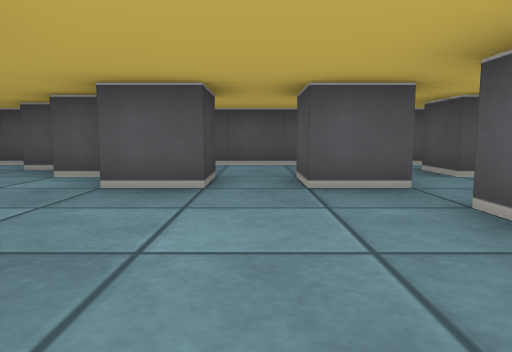
view 1 (above)

24 first-person views from a walk through a cub3D maze. The camera is about half as high as the walls, tilts 6° down and sees 70° across. The floor is counted in squares. Each view is taken from the middle of a square. On the plan, view 1 faces up. The plan holds only what a view shows up to about 9 squares ahead; the rest is blank.

view 2
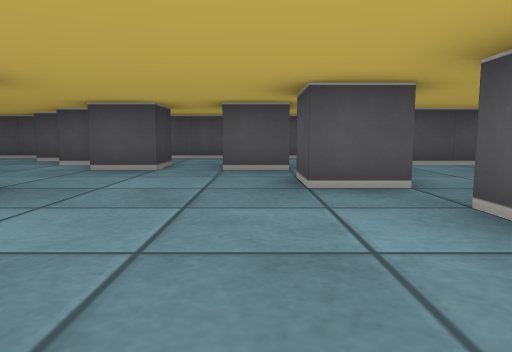

view 3
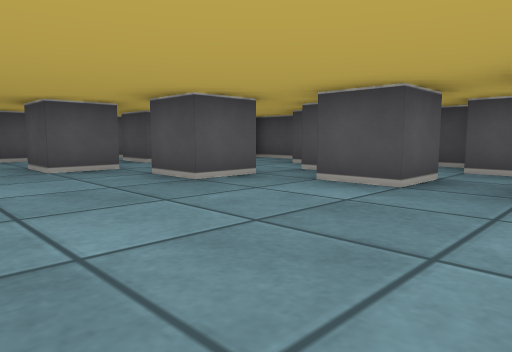

view 4
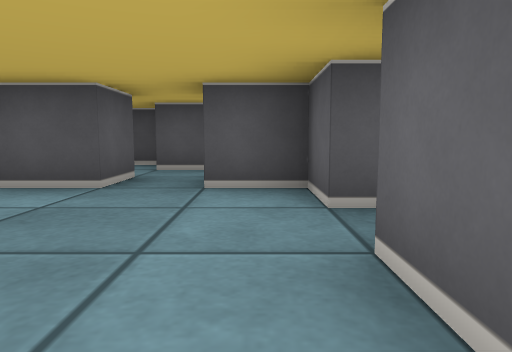

view 5
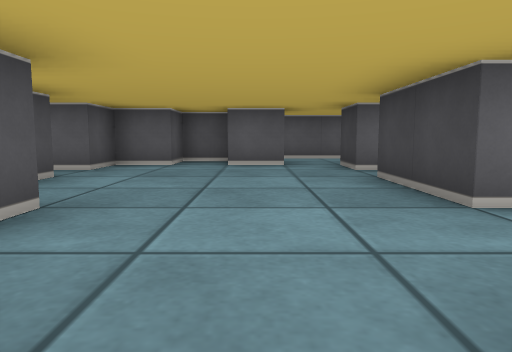

view 6
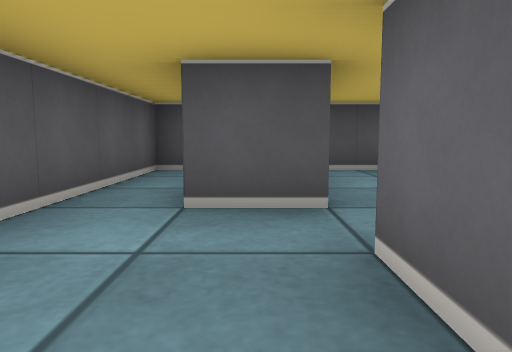

view 7
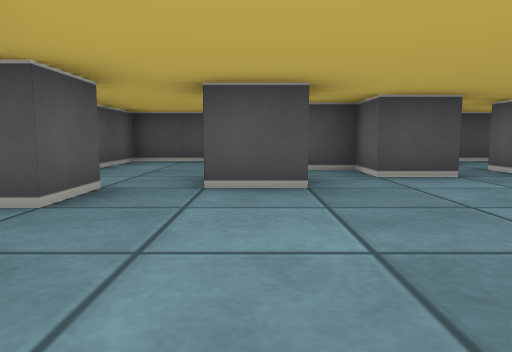

view 8
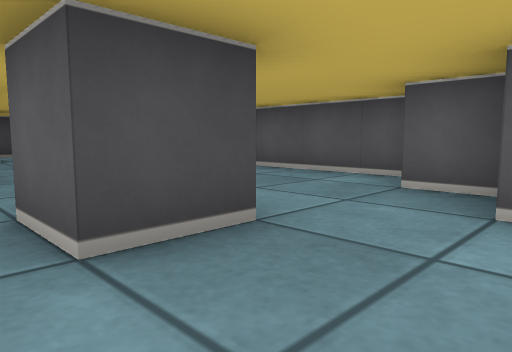

view 9
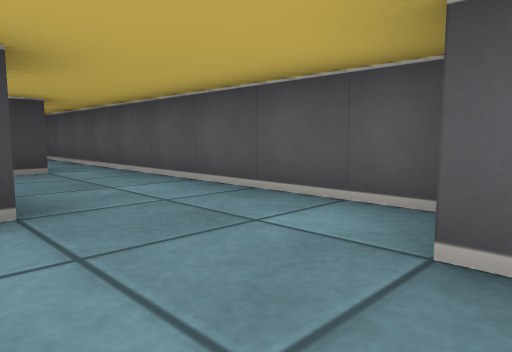

view 10
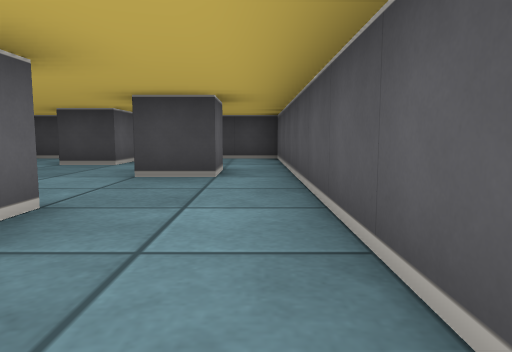

view 11
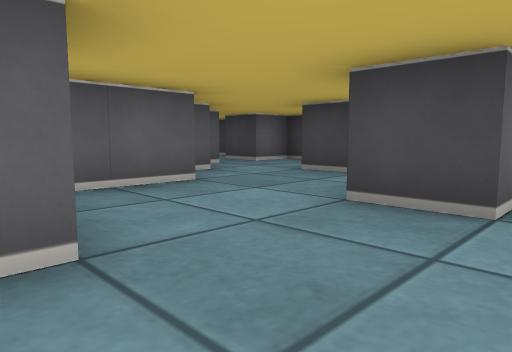

view 12
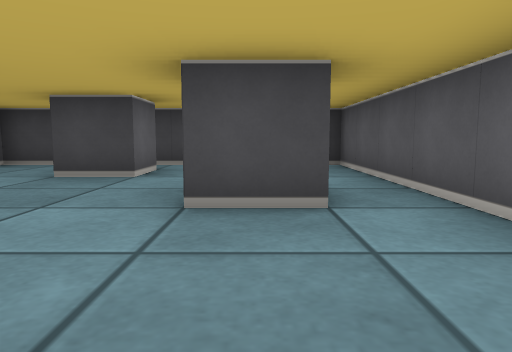

view 13
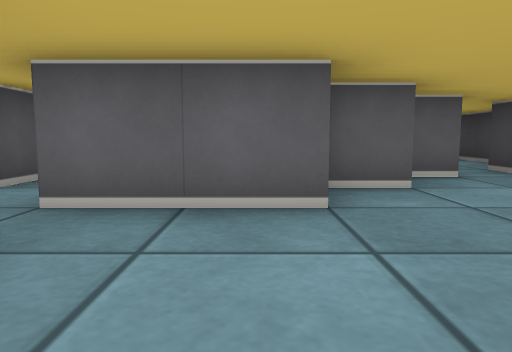

view 14
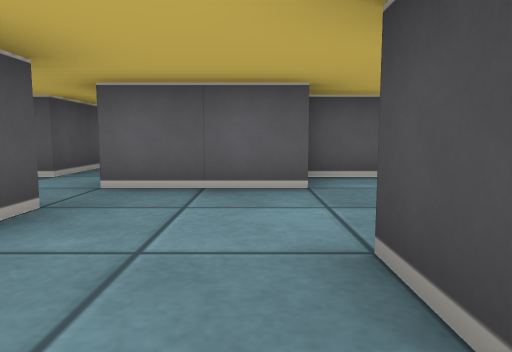

view 15
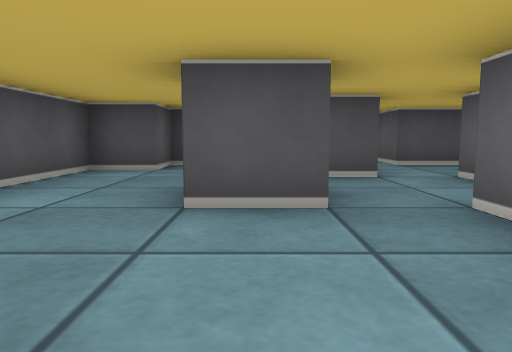

view 16
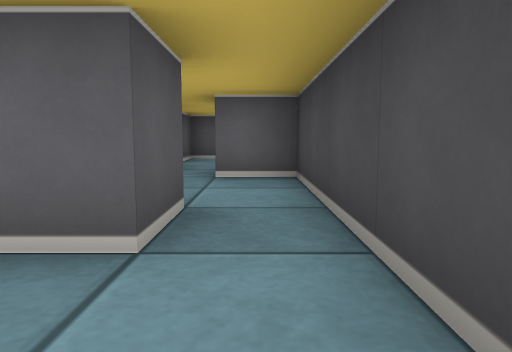

view 17
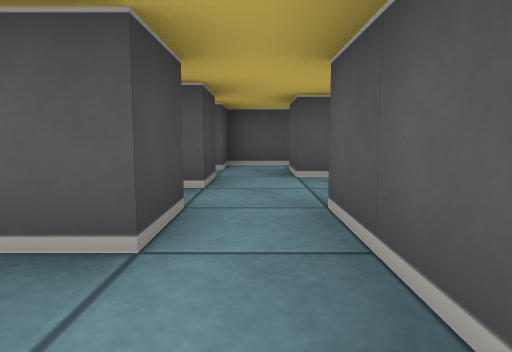

view 18
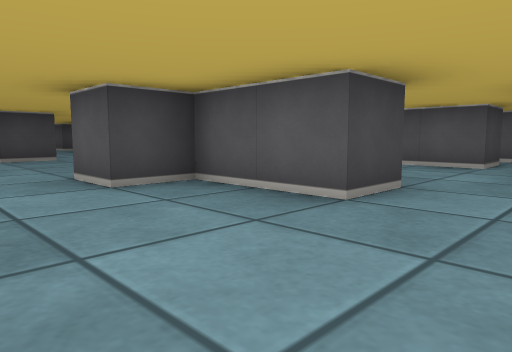

view 19
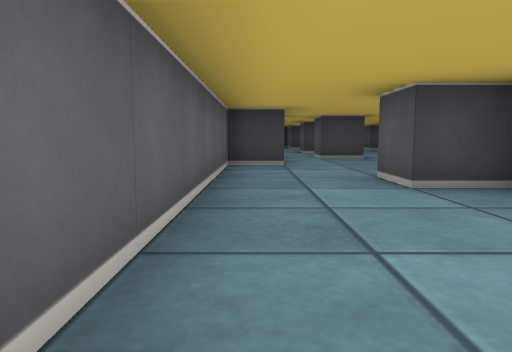

view 20
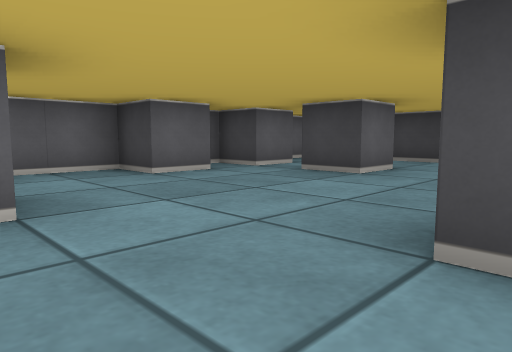

view 21
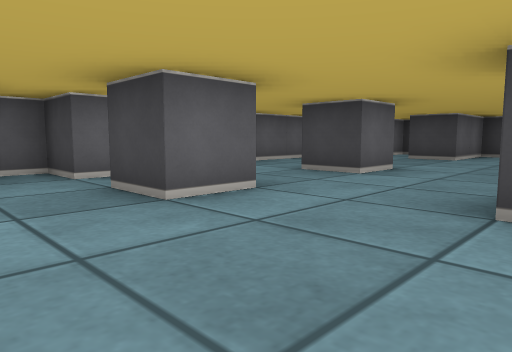

view 22
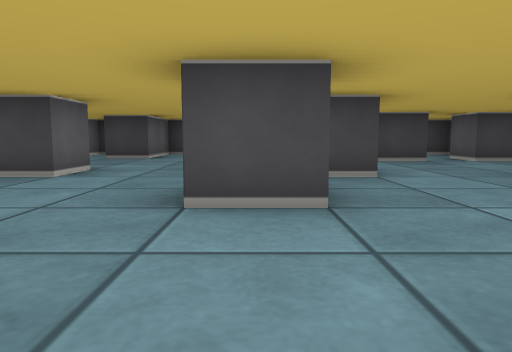

view 23
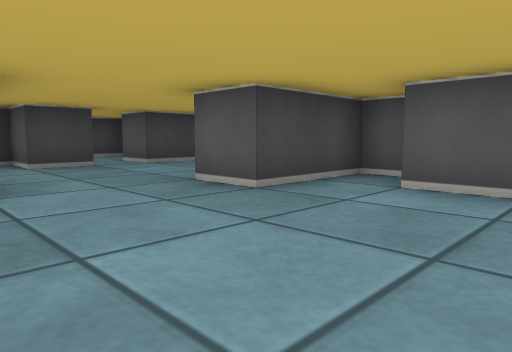

view 24
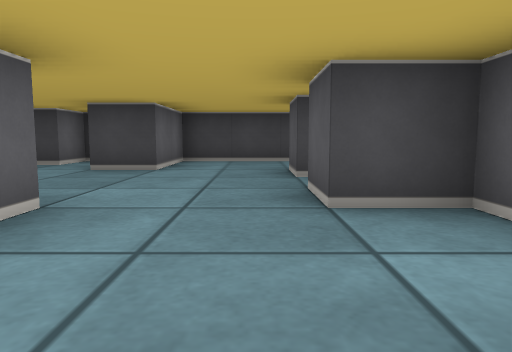

### Floor plan
Key: @ floor where view 1 was taken; # wall or solid block; . floor.
Columns run from 13 left of view 1 to 6 right of it. Each row starts with its distance up from view 1.
  7 ####################
  6 #.........##.......#
  5 #...#......##...####
  4 #......#....#.#....#
  3 #.#......#.........#
  2 #...###........#..##
  1 #..##  .#..#....####
  0 ##.#   ### #.@..#..#
 -1 #..#.. #.###......##
 -2 #......#...#...##..#
 -3 # ##.........###...#
 -4   #.......... ###.##
 -5      ##....##  ...#
 -6 #..#.#..#...#.. ..
 -7 #.............. ..
 -8 #.............###..
 -9 ###...#..#....#....
-10 #..................
-11 ##.  ....#.#.......
-12     ##############

Where each view was taken, in squares from view 1:
view 1: 0 up, 0 right, facing up
view 2: 2 down, 1 right, facing up
view 3: 2 down, 1 left, facing up-right
view 4: 2 down, 1 left, facing right
view 5: 4 up, 0 right, facing down
view 6: 5 up, 0 right, facing right
view 7: 2 up, 2 left, facing right
view 8: 2 up, 2 left, facing up-left
view 9: 4 up, 3 left, facing up-left
view 10: 6 up, 4 left, facing left
view 11: 6 up, 6 left, facing down-left
view 12: 5 up, 6 left, facing left
view 13: 5 up, 8 left, facing down
view 14: 6 up, 8 left, facing down
view 15: 4 up, 9 left, facing right
view 16: 5 up, 12 left, facing down
view 17: 6 down, 4 right, facing up
view 18: 11 down, 5 right, facing up-left
view 19: 11 down, 5 right, facing left
view 20: 6 down, 1 right, facing down-left
view 21: 6 down, 2 left, facing down-left
view 22: 6 down, 2 left, facing left
view 23: 5 down, 3 left, facing up-left
view 24: 7 down, 5 left, facing left
